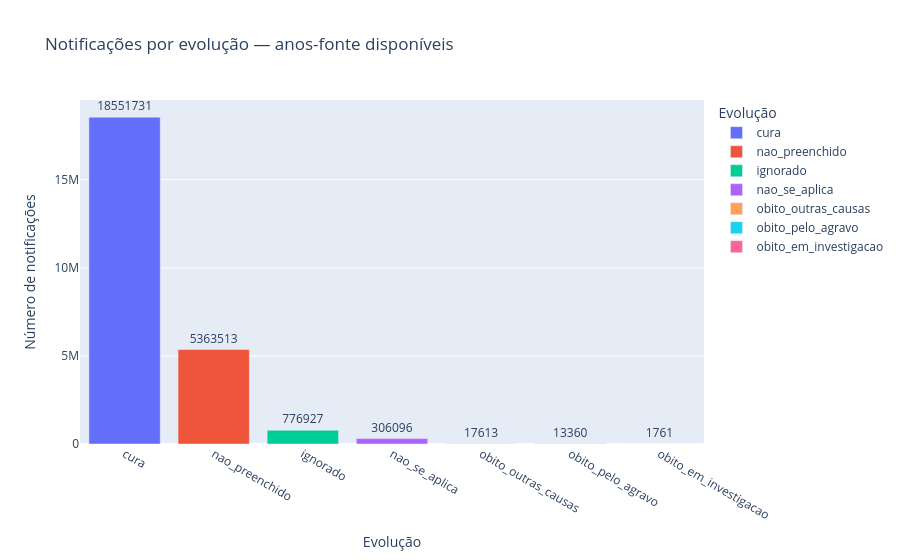

Notebook cell for this chart:
### Code cell
summary = raw.group_by("evolucao").len(name="Contagem").sort("Contagem", descending=True).collect().to_pandas()
summary["evolucao"] = summary["evolucao"].fillna("Não informado")
fig = px.bar(summary, x="evolucao", y="Contagem", text="Contagem", color="evolucao",
             title="Notificações por evolução — anos-fonte disponíveis",
             labels={"Contagem": "Número de notificações", "evolucao": "Evolução"})
fig.update_traces(textposition="outside")
fig.show()

### Figure 1 — Plotly figure (JSON) as saved in the notebook; plotly's stock layout.template omitted (floating-point values rounded to 4 significant figures)
{"data": [{"hovertemplate": "Evolução=%{x}<br>Número de notificações=%{text}<extra></extra>", "legendgroup": "cura", "marker": {"color": "#636efa", "pattern": {"shape": ""}}, "name": "cura", "orientation": "v", "showlegend": true, "text": [18550000.0], "textposition": "outside", "type": "bar", "x": ["cura"], "xaxis": "x", "y": [18551731], "yaxis": "y"}, {"hovertemplate": "Evolução=%{x}<br>Número de notificações=%{text}<extra></extra>", "legendgroup": "nao_preenchido", "marker": {"color": "#EF553B", "pattern": {"shape": ""}}, "name": "nao_preenchido", "orientation": "v", "showlegend": true, "text": [5364000.0], "textposition": "outside", "type": "bar", "x": ["nao_preenchido"], "xaxis": "x", "y": [5363513], "yaxis": "y"}, {"hovertemplate": "Evolução=%{x}<br>Número de notificações=%{text}<extra></extra>", "legendgroup": "ignorado", "marker": {"color": "#00cc96", "pattern": {"shape": ""}}, "name": "ignorado", "orientation": "v", "showlegend": true, "text": [776900.0], "textposition": "outside", "type": "bar", "x": ["ignorado"], "xaxis": "x", "y": [776927], "yaxis": "y"}, {"hovertemplate": "Evolução=%{x}<br>Número de notificações=%{text}<extra></extra>", "legendgroup": "nao_se_aplica", "marker": {"color": "#ab63fa", "pattern": {"shape": ""}}, "name": "nao_se_aplica", "orientation": "v", "showlegend": true, "text": [306100.0], "textposition": "outside", "type": "bar", "x": ["nao_se_aplica"], "xaxis": "x", "y": [306096], "yaxis": "y"}, {"hovertemplate": "Evolução=%{x}<br>Número de notificações=%{text}<extra></extra>", "legendgroup": "obito_outras_causas", "marker": {"color": "#FFA15A", "pattern": {"shape": ""}}, "name": "obito_outras_causas", "orientation": "v", "showlegend": true, "text": [17610.0], "textposition": "outside", "type": "bar", "x": ["obito_outras_causas"], "xaxis": "x", "y": [17613], "yaxis": "y"}, {"hovertemplate": "Evolução=%{x}<br>Número de notificações=%{text}<extra></extra>", "legendgroup": "obito_pelo_agravo", "marker": {"color": "#19d3f3", "pattern": {"shape": ""}}, "name": "obito_pelo_agravo", "orientation": "v", "showlegend": true, "text": [13360.0], "textposition": "outside", "type": "bar", "x": ["obito_pelo_agravo"], "xaxis": "x", "y": [13360], "yaxis": "y"}, {"hovertemplate": "Evolução=%{x}<br>Número de notificações=%{text}<extra></extra>", "legendgroup": "obito_em_investigacao", "marker": {"color": "#FF6692", "pattern": {"shape": ""}}, "name": "obito_em_investigacao", "orientation": "v", "showlegend": true, "text": [1761.0], "textposition": "outside", "type": "bar", "x": ["obito_em_investigacao"], "xaxis": "x", "y": [1761], "yaxis": "y"}], "layout": {"barmode": "relative", "legend": {"title": {"text": "Evolução"}, "tracegroupgap": 0}, "title": {"text": "Notificações por evolução — anos-fonte disponíveis"}, "xaxis": {"anchor": "y", "categoryarray": ["cura", "nao_preenchido", "ignorado", "nao_se_aplica", "obito_outras_causas", "obito_pelo_agravo", "obito_em_investigacao"], "categoryorder": "array", "domain": [0.0, 1.0], "title": {"text": "Evolução"}}, "yaxis": {"anchor": "x", "domain": [0.0, 1.0], "title": {"text": "Número de notificações"}}}}
